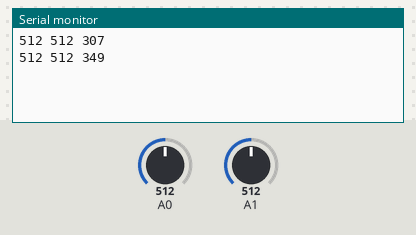
Simulated run of this sketch. Board: Arduino Uno, built with avr-gcc and run on an emulated ATmega328P. Parts: the last lines printed to the serial monitor. The test bench sets the inputs (shaded band); at power-on: A0 = 512, A1 = 512. Random numbers use the default seed unless the sketch sets one.

Above: at 1.8 s.
1.9 s: A0 set to 716
At 2.5 s:
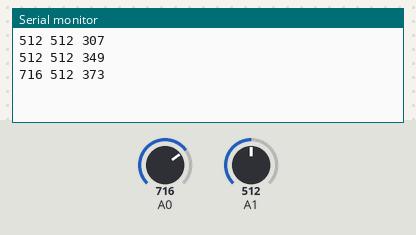
3.4 s: A1 set to 716
At 4.7 s:
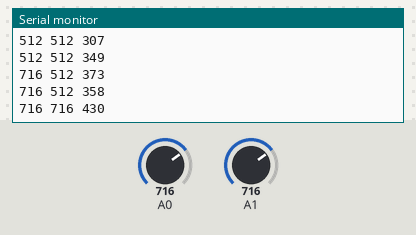
4.9 s: A0 set to 900
At 5.8 s:
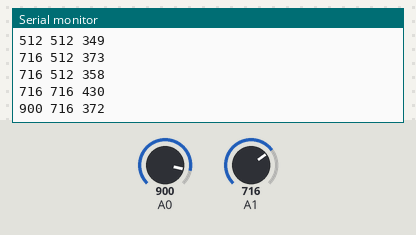
6.4 s: A1 set to 900
At 7.6 s:
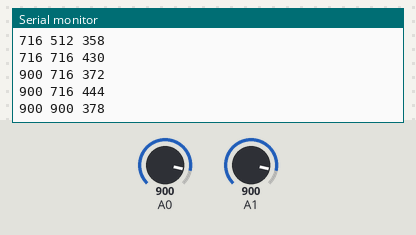
Timing chart, 0 to 8.9 s (numbered marks = the images above; inputs shaded):
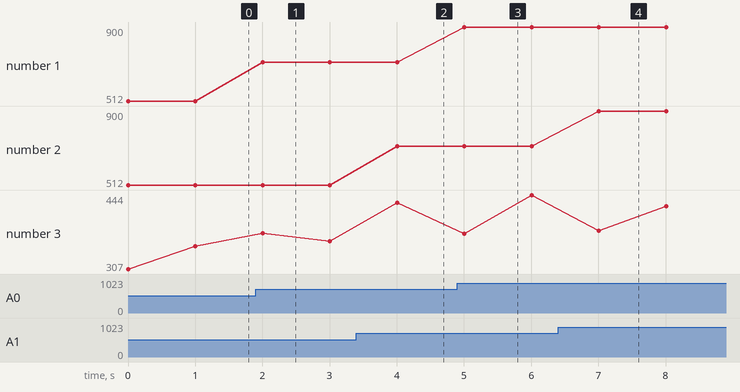

Measured:
- after the input at 1.9 s, the serial monitor: prints a new line after 0.10 s (image 1)
- after the input at 3.4 s, the serial monitor: prints a new line after 0.60 s (image 2)
- after the input at 4.9 s, the serial monitor: prints a new line after 0.10 s (image 3)
- after the input at 6.4 s, the serial monitor: prints a new line after 0.61 s (image 4)
- plotted number 1: 512 → 716 after the input at 1.9 s, 716 → 900 after the input at 4.9 s

The sketch:

Check.ino
```cpp
void setup() {

  Serial.begin(9600);
}

void loop() {
  // read the input on analog pin 0:
  int gsr = analogRead(A0);
  // print out the value you read:
  Serial.print(gsr);
  Serial.print(" ");

  int temp = analogRead(A1);
  Serial.print(temp);
    Serial.print(" ");
  int acc = random(300,500);
  Serial.print(acc);
  Serial.println();
  delay(1000);  // delay in between reads for stability
}
```
